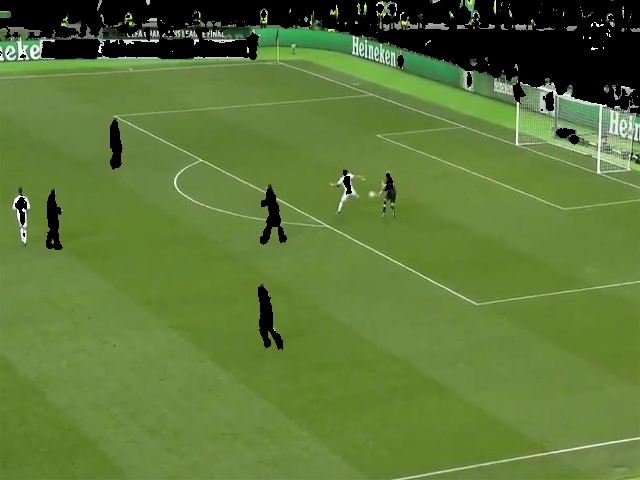
#> input picture Segmented1.jpg, 640 x 480 px, found by its file name
$ python Step2.py
#> lines starting #> are read from the running program, lines starting #| are printed output that depends on the picture; after the words box and inside, x2 and y2 are one past the last pixel; in counts of white or black regions, pixels touching at a corner belong together
import cv2
import numpy as np
import random
import math

def find_intersections(lines):
    intersections = []
    for i in range(len(lines)):
        for j in range(i + 1, len(lines)):
            line1 = lines[i]
            line2 = lines[j]
            x1, y1, x2, y2 = line1[0]
            x3, y3, x4, y4 = line2[0]
            denominator = (x1 - x2) * (y3 - y4) - (y1 - y2) * (x3 - x4)
            if denominator != 0:
                x = ((x1 * y2 - y1 * x2) * (x3 - x4) - (x1 - x2) * (x3 * y4 - y3 * x4)) / denominator
                y = ((x1 * y2 - y1 * x2) * (y3 - y4) - (y1 - y2) * (x3 * y4 - y3 * x4)) / denominator
                intersections.append((int(x), int(y)))
    return intersections

def main():
    # Load the football field image
    image = cv2.imread(r'Preprosessed Snaps\\Segmented1.jpg')
#> image is the input picture: shape (480, 640, 3); mean B, G, R 56, 119.4, 93.4

    #Canny
    gray = cv2.cvtColor(image,cv2.COLOR_BGR2GRAY)
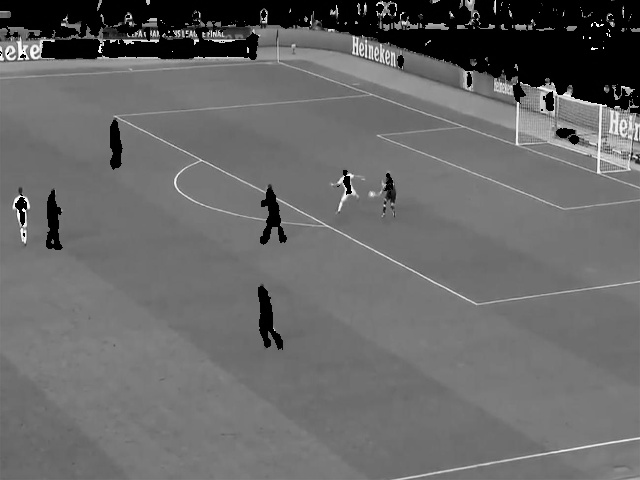
#> gray: shape (480, 640); min 0, max 255, mean 104.4
    edges = cv2.Canny(gray,50,150,apertureSize = 3)
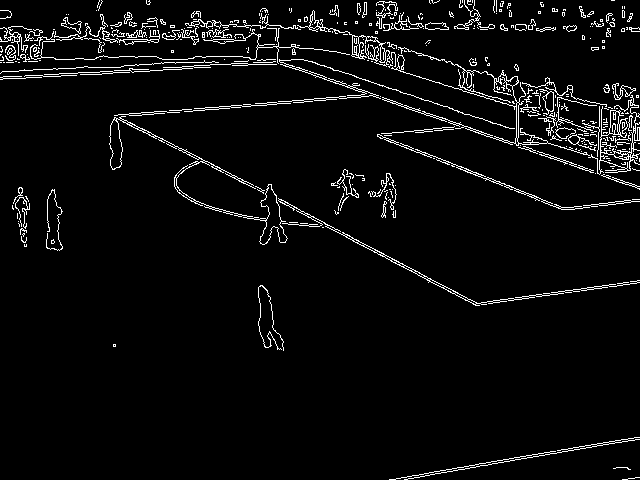
#> edges: shape (480, 640); 4.4% white in thin lines or dots

    # Apply Hough line transformation to detect lines
    lines = cv2.HoughLinesP(edges, 1, np.pi / 180, 100, None, 50, 20)
#> lines = 53 rows, first 6: [115, 117, 419, 272], [247, 51, 639, 186], [392, 103, 639, 188], [516, 131, 629, 170], [279, 201, 475, 305], [116, 115, 372, 93]

    # Find intersection points
    intersections = find_intersections(lines)
#> the loop in find_intersections, `for i in range(len(lines)):` made 53 passes
#> after the loop in find_intersections, `for i in range(len(lines)):`: intersections = 1350 pairs, first value -76697 to 577147, second value -23453 to 176431

    # Draw lines and intersection points on the image
    font = cv2.FONT_HERSHEY_SIMPLEX

    ori_points = []
    k = 1

    for line in lines:
        x1, y1, x2, y2 = line[0]
        angle = np.arctan2(y2 - y1, x2 - x1) * 180 / np.pi
        if k<=2:
            if abs(angle) < 15:
                # Horizontal line
                cv2.line(image, (x1, y1), (x2, y2), (0, 0, 255), 2)
                if(k%2!=0):
                    ori_points.append((int(x1),int(y1)))
                    ori_points.append((int(x2),int(y2)))
                    k=k+1
                else:
                    ori_points.append((int(x2),int(y2)))
                    ori_points.append((int(x1),int(y1)))
                    k=k+1
#> this loop made 53 passes
#> (x1, y1, x2, y2, angle, k) on passes 6 to 7: (116, 115, 372, 93, -4.91, 2), (563, 26, 614, 25, -1.12, 3)
#> (x1, y1, x2, y2, angle) on passes 1, 2, 3, 4, 5, 8: (115, 117, 419, 272, 27.02), (247, 51, 639, 186, 19), (392, 103, 639, 188, 18.99), (516, 131, 629, 170, 19.04), (279, 201, 475, 305, 27.95), (120, 117, 296, 207, 27.08)
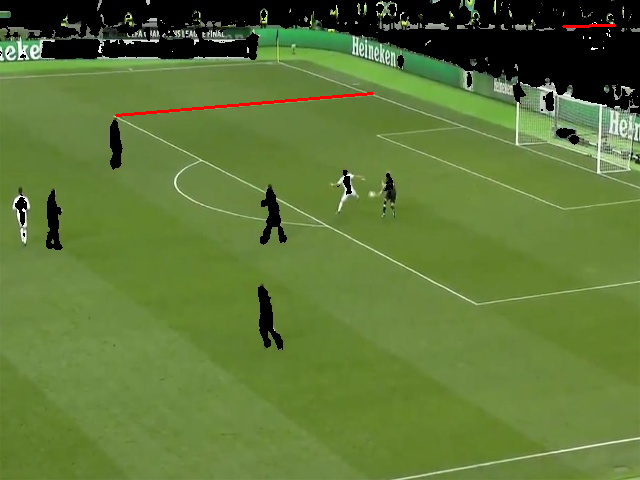
#> image: shape (480, 640, 3); 0.3% of pixels changed, all inside (x1, y1, x2, y2) = (115, 24, 616, 117)
#> after the loop, k = 3; ori_points = [(116, 115), (372, 93), (614, 25), (563, 26)]

    for point in intersections:
        cv2.circle(image, point, 5, (0, 0, 255), -1)
#> this loop made 1350 passes
#> point on passes 1 to 3: (-558, -226), (-544, -219), (-640, -268)
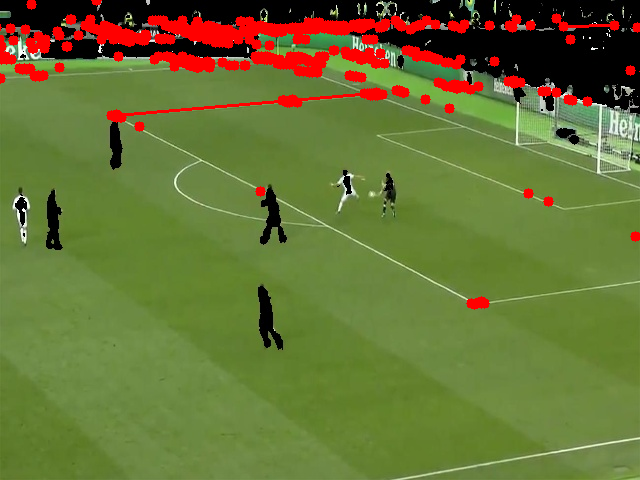
#> image: shape (480, 640, 3); 5.25% of pixels changed, all inside (x1, y1, x2, y2) = (0, 0, 640, 310)

    # Display the image with lines and intersection points
    cv2.imshow('Football Field', image)
    cv2.imwrite(r'OutputStep2\\OutputBH1.jpg',image)
    print(ori_points)
#| [(116, 115), (372, 93), (614, 25), (563, 26)]

    #Saving Line Co-ordinates
    with open(r'OutputCoordinate\\outputco1.txt', 'w') as file:
        # Step 2: Convert the list elements to strings
        str_list = [str(element) for element in ori_points]
#> str_list = ['(116, 115)', '(372, 93)', '(614, 25)', '(563, 26)']

        # Step 3: Join the list elements into a single string
        list_string = '\n'.join(str_list)  # Separate elements by a new line

        # Step 4: Write the string to the file
        file.write(list_string)

    cv2.waitKey(0)
    cv2.destroyAllWindows()

if __name__ == '__main__':
    main()
